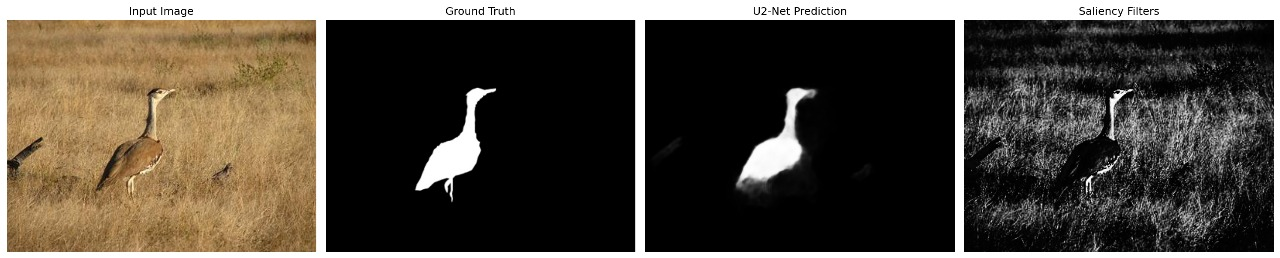
#> input picture images/Image_2.jpg, 1280 x 258 px; its folder holds only this picture in this run
$ python -i saliency_filters.py   (imports and definitions only)
#> lines starting #> are read from the running program, lines starting #| are printed output that depends on the picture; after the words box and inside, x2 and y2 are one past the last pixel; in counts of white or black regions, pixels touching at a corner belong together
import numpy as np
import cv2
from scipy.ndimage import gaussian_filter
from skimage.segmentation import slic
from skimage.color import rgb2lab, lab2rgb
from sklearn.metrics import precision_recall_curve, auc
import matplotlib.pyplot as plt


class SaliencyFilters:
    """
    Saliency Filters implementation based on Perazzi et al. 2012
    """

    def __init__(self, num_segments=200, sigma_p=0.25, sigma_c=20, k=6,
                 alpha=1/30, beta=1/30):
        """
        Initialize Saliency Filters

        Args:
            num_segments : Number of superpixels for image abstraction
            sigma_p : Spatial parameter for uniqueness (controls local vs global)
            sigma_c : Color parameter for distribution
            k : Scaling factor for exponential in saliency combination
            alpha : Color sensitivity for upsampling
            beta : Position sensitivity for upsampling
        """
        self.num_segments = num_segments
        self.sigma_p = sigma_p
        self.sigma_c = sigma_c
        self.k = k
        self.alpha = alpha
        self.beta = beta

    def compute_saliency(self, image):
        """
        Compute saliency map for input image

        Args:
            image : Input RGB image (numpy ndarray) (H x W x 3)
        Returns:
            saliency_map : Per-pixel saliency map (numpy ndarray) (H x W)
        """
        # Step 1: Image Abstraction
        segments, segment_colors, segment_positions = self.abstract_image(image)

        # Step 2: Element Uniqueness
        uniqueness = self.compute_uniqueness(segment_colors, segment_positions)

        # Step 3: Element Distribution
        distribution = self.compute_distribution(segment_colors, segment_positions)

        # Step 4: Combine to get element saliency
        element_saliency = self.combine_saliency(uniqueness, distribution)

        # Step 5: Saliency assignment (upsampling to pixel level)
        saliency_map = self.assign_saliency(image, segments, element_saliency,
                                             segment_colors, segment_positions)

        return saliency_map

    def abstract_image(self, image):
        """
        Abstract image into superpixels using SLIC

        Returns:
        segments : (numpy array) Segment labels for each pixel
        segment_colors : (numpy array) Mean LAB color for each segment
        segment_positions : (numpy array) Mean position for each segment
        """
        # Convert to LAB color space
        lab_image = rgb2lab(image)

        # Apply SLIC superpixel segmentation
        segments = slic(image, n_segments=self.num_segments, compactness=10,
                       sigma=1, start_label=0)

        # Compute segment properties
        num_segments = segments.max() + 1
        segment_colors = np.zeros((num_segments, 3))
        segment_positions = np.zeros((num_segments, 2))

        h, w = segments.shape
        y_coords, x_coords = np.mgrid[0:h, 0:w]

        for i in range(num_segments):
            mask = segments == i
            segment_colors[i] = lab_image[mask].mean(axis=0)
            segment_positions[i] = [x_coords[mask].mean(), y_coords[mask].mean()]

        return segments, segment_colors, segment_positions

    def compute_uniqueness(self, colors, positions):
        """
        Compute element uniqueness using Gaussian filtering

        Args:
        colors : (numpy array) (N x 3) LAB colors of segments
        positions : (numpy array) (N x 2) XY positions of segments

        Returns:
        uniqueness : (numpy array) (N,) Uniqueness score for each segment
        """
        N = len(colors)
        uniqueness = np.zeros(N)

        # Normalize positions to [0, 1] range
        pos_normalized = positions.copy()
        pos_normalized[:, 0] /= positions[:, 0].max()
        pos_normalized[:, 1] /= positions[:, 1].max()

        for i in range(N):
            # Compute spatial weights
            spatial_dist = np.sum((pos_normalized - pos_normalized[i])**2, axis=1)
            w_p = np.exp(-spatial_dist / (2 * self.sigma_p**2))

            # Compute color distances
            color_dist = np.sum((colors - colors[i])**2, axis=1)

            # Weighted uniqueness
            Z_i = w_p.sum()
            uniqueness[i] = (color_dist * w_p).sum() / Z_i

        # Normalize to [0, 1]
        uniqueness = (uniqueness - uniqueness.min()) / (uniqueness.max() - uniqueness.min() + 1e-8)

        return uniqueness

    def compute_distribution(self, colors, positions):
        """
        Compute spatial distribution of elements

        Args:
            colors : (numpy array) (N x 3) LAB colors of segments
            positions : (numpy array) (N x 2) XY positions of segments
        Returns:
            distribution : (numpy array) (N,) Distribution score for each segment
        """
        N = len(colors)
        distribution = np.zeros(N)

        # Normalize positions
        pos_normalized = positions.copy()
        pos_normalized[:, 0] /= positions[:, 0].max()
        pos_normalized[:, 1] /= positions[:, 1].max()

        for i in range(N):
            # Compute color similarity weights
            color_dist = np.sum((colors - colors[i])**2, axis=1)
            w_c = np.exp(-color_dist / (2 * self.sigma_c**2))

            # Compute weighted mean position
            Z_i = w_c.sum()
            mu_i = (pos_normalized.T @ w_c) / Z_i

            # Compute spatial variance
            pos_diff = pos_normalized - mu_i
            spatial_var = np.sum(pos_diff**2, axis=1)
            distribution[i] = (spatial_var * w_c).sum() / Z_i

        # Normalize to [0, 1]
        distribution = (distribution - distribution.min()) / (distribution.max() - distribution.min() + 1e-8)

        return distribution

    def combine_saliency(self, uniqueness, distribution):
        """
        Combine uniqueness and distribution to compute element saliency

        Args:
            uniqueness : (numpy array) (N,) Uniqueness scores
            distribution : (numpy array) (N,) Distribution scores
        Returns:
            saliency : (numpy array) (N,) Combined saliency scores
        """
        # S_i = U_i * exp(-k * D_i)
        saliency = uniqueness * np.exp(-self.k * distribution)

        # Normalize to [0, 1]
        saliency = (saliency - saliency.min()) / (saliency.max() - saliency.min() + 1e-8)

        return saliency

    def assign_saliency(self, image, segments, element_saliency,
                        segment_colors, segment_positions):
        """
        Assign saliency to pixels using Gaussian filtering in RGBXY space

        Args:
            image : (numpy array) (H x W x 3) Original RGB image
            segments : (numpy array) (H x W) Segment labels
            element_saliency : (numpy array) (N,) Saliency scores for each segment
            segment_colors : (numpy array) (N x 3) Segment colors in LAB
            segment_positions : (numpy array) (N x 2) Segment positions
        Returns:
            saliency_map : (numpy array) (H x W) Per-pixel saliency map
        """
        h, w = segments.shape
        saliency_map = np.zeros((h, w))

        # For each pixel, compute weighted average of nearby segment saliencies
        y_coords, x_coords = np.mgrid[0:h, 0:w]

        # Convert image to LAB for color comparison
        lab_image = rgb2lab(image)

        # Normalize coordinates
        x_norm = x_coords / w
        y_norm = y_coords / h

        # For efficiency, use a simple approach: assign based on nearby segments
        for i in range(len(element_saliency)):
            mask = segments == i

            # Get pixels in this segment
            y_pix, x_pix = np.where(mask)

            if len(y_pix) == 0:
                continue

            # For pixels in this segment, consider neighboring segments
            for yi, xi in zip(y_pix, x_pix):
                pixel_color = lab_image[yi, xi]
                pixel_pos = np.array([xi / w, yi / h])

                # Compute weights for all segments
                color_dist = np.sum((segment_colors - pixel_color)**2, axis=1)
                pos_dist_x = (segment_positions[:, 0] / w - pixel_pos[0])**2
                pos_dist_y = (segment_positions[:, 1] / h - pixel_pos[1])**2
                pos_dist = pos_dist_x + pos_dist_y

                weights = np.exp(-self.alpha * color_dist - self.beta * pos_dist)
                weights /= weights.sum()

                saliency_map[yi, xi] = (weights @ element_saliency)

        # Normalize to [0, 1]
        saliency_map = (saliency_map - saliency_map.min()) / (saliency_map.max() - saliency_map.min() + 1e-8)

        return saliency_map


class SaliencyEvaluator:
    """
    Evaluate saliency detection performance
    """

    # [98 lines left out: functions adaptive_threshold, compute_metrics, compute_pr_curve, compute_mae, not called in this run]

>>> import cv2
>>> picture = cv2.cvtColor(cv2.imread('../images/Image_2.jpg'), cv2.COLOR_BGR2RGB)
>>> result = SaliencyFilters().compute_saliency(picture)
#> in abstract_image, `segments = slic(image, n_segments=self.num_segments, compactness=10, s..`:
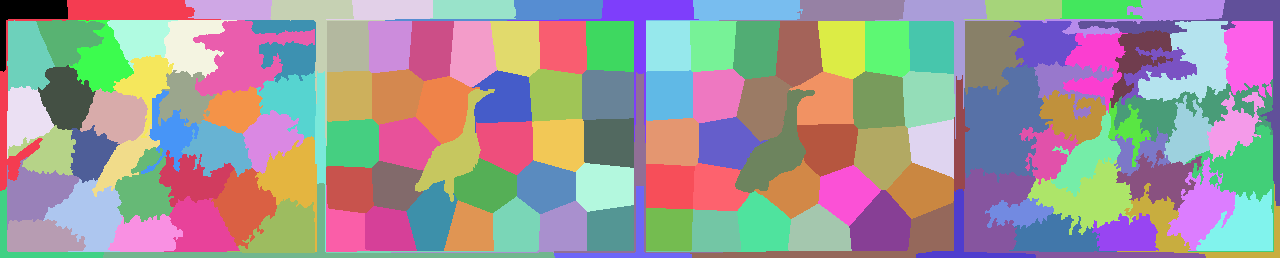
#> segments: shape (258, 1280) int64; 140 distinct labels, from 0 to 139; one colour per label, 0 black
#> in abstract_image, `num_segments = segments.max() + 1`: num_segments = 140
#> the loop in abstract_image, `for i in range(num_segments):` made 140 passes
#> pass 1, in abstract_image, `mask = segments == i`:
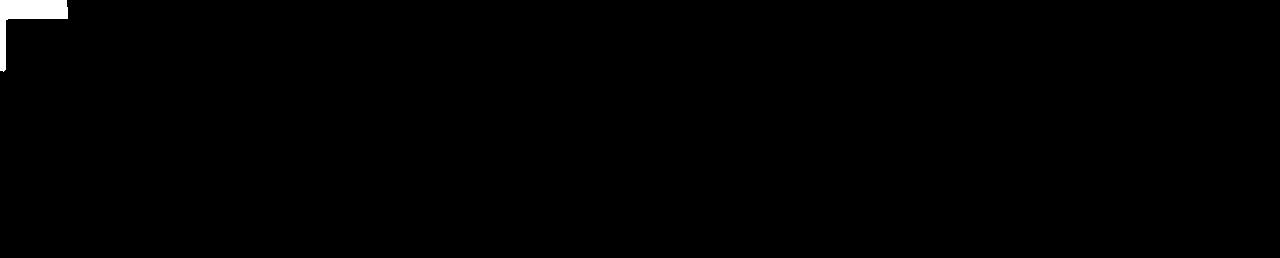
#> mask: shape (258, 1280) bool; 0.48% white; 1 white region, box (x1, y1, x2, y2) and area: (0, 0, 68, 72) 1599
#> pass 2, in abstract_image, `mask = segments == i`:
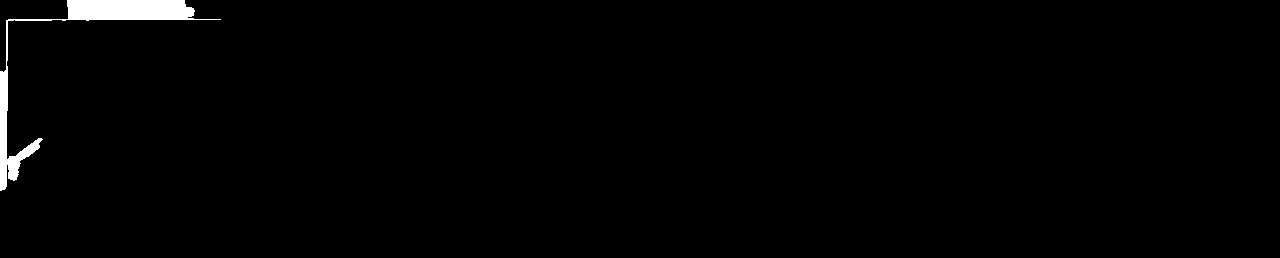
#> mask: shape (258, 1280) bool; 1.2% white; 1 white region, box (x1, y1, x2, y2) and area: (0, 0, 221, 191) 4059
#> pass 3, in abstract_image, `mask = segments == i`:
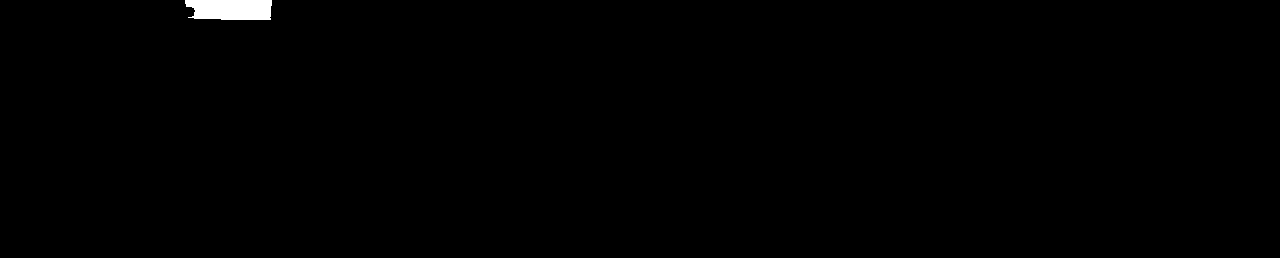
#> mask: shape (258, 1280) bool; 0.48% white; 1 white region, box (x1, y1, x2, y2) and area: (185, 0, 272, 20) 1586
#> after the loop in abstract_image, `for i in range(num_segments):`: segment_colors = 140 rows, first 8: [99.91, -0.144, 0.204], [85.49, 0.502, 3.2], [99.93, -0.0695, 0.25], [91.69, 0.0209, 0.696], [99.99, -0.00245, 0.00465], [90.36, -0.00224, 0.00425], [93.71, -0.0023, 0.00436], [86.59, -0.00213, 0.00404]; segment_positions = 140 pairs, first value 25.55 to 1249.5, second value 8.94 to 247.8
#> in compute_uniqueness, `N = len(colors)`: N = 140
#> in compute_uniqueness, `pos_normalized = positions.copy()`: pos_normalized has the same summary as segment_positions in abstract_image
#> the loop in compute_uniqueness, `for i in range(N):` made 140 passes
#> Z_i on passes 1 to 8: 17.32, 26.65, 22.92, 29.72, 26.53, 27.45, 28.37, 33.31
#> after the loop in compute_uniqueness, `for i in range(N):`: uniqueness = 140 values, max 7359.7 at index 118, min 639.8 at index 91, mean 2249.4
#> in compute_uniqueness, `uniqueness = (uniqueness - uniqueness.min()) / (uniqueness.max() - uni..`: uniqueness = 140 values, max 1 at index 118, min 0 at index 91, mean 0.24
#> in compute_distribution, `N = len(colors)`: N = 140
#> in compute_distribution, `pos_normalized = positions.copy()`: pos_normalized has the same summary as segment_positions in abstract_image
#> the loop in compute_distribution, `for i in range(N):` made 140 passes
#> (Z_i, mu_i) on passes 1 to 8: (21.73, [0.454, 0.352]), (26.18, [0.458, 0.372]), (21.72, [0.453, 0.353]), (24.83, [0.463, 0.357]), (21.67, [0.454, 0.352]), (25, [0.466, 0.358]), (24.18, [0.462, 0.354]), (25.48, [0.47, 0.364])
#> after the loop in compute_distribution, `for i in range(N):`: distribution = 140 values, max 0.212 at index 14, min 0.119 at index 23, mean 0.142
#> in compute_distribution, `distribution = (distribution - distribution.min()) / (distribution.max..`: distribution = 140 values, max 1 at index 14, min 0 at index 23, mean 0.24
#> in combine_saliency, `saliency = uniqueness * np.exp(-self.k * distribution)`: saliency = 140 values, max 0.377 at index 22, min 0 at index 91, mean 0.107
#> in combine_saliency, `saliency = (saliency - saliency.min()) / (saliency.max() - saliency.mi..`: saliency = 140 values, max 1 at index 22, min 0 at index 91, mean 0.282
#> in compute_saliency, `element_saliency = self.combine_saliency(uniqueness, distribution)`: element_saliency has the same summary as saliency in combine_saliency
#> the loop in assign_saliency, `for i in range(len(element_saliency)):` made 140 passes
#> after the loop in assign_saliency, `for i in range(len(element_saliency)):`:
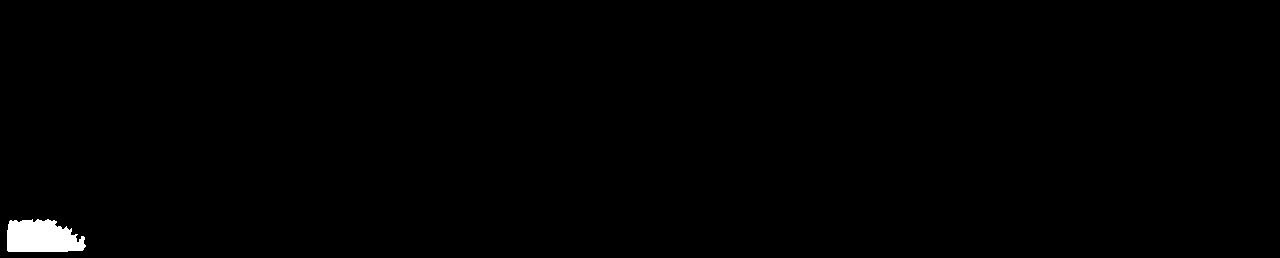
#> mask: shape (258, 1280) bool; 0.64% white; 1 white region, box (x1, y1, x2, y2) and area: (7, 219, 86, 252) 2098
#> after the loop in assign_saliency, `for i in range(len(element_saliency)):`:
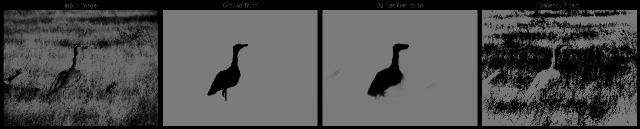
#> saliency_map: shape (258, 1280) float64 (shown at 1/2 size); min 0.00143, max 0.484, mean 0.314
#> in assign_saliency, `saliency_map = (saliency_map - saliency_map.min()) / (saliency_map.max..`:
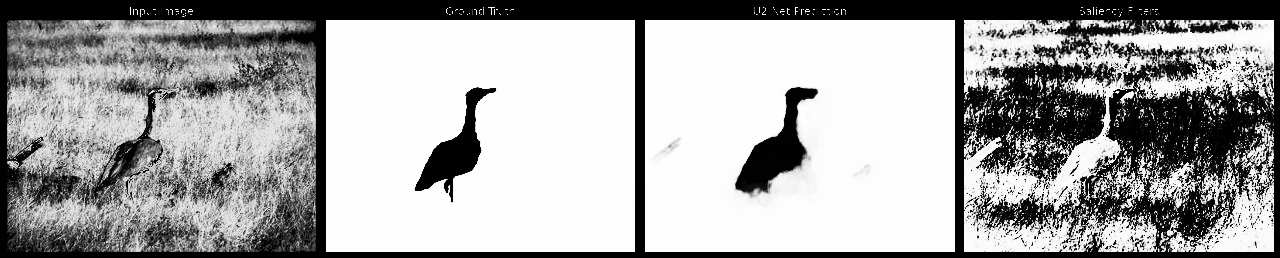
#> saliency_map: shape (258, 1280) float64; min 0, max 1, mean 0.647

$ run again, on images/Image_4.jpg
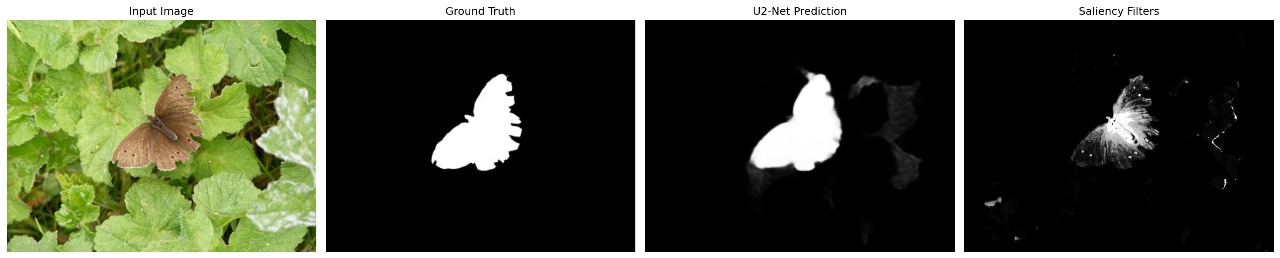
#> input picture images/Image_4.jpg, 1280 x 258 px
#> lab_image: shape (258, 1280, 3) float64; mean of channels 0, 1, 2 30.2, -4.6, 8.9
#> in abstract_image, `segments = slic(image, n_segments=self.num_segments, compactness=10, s..`:
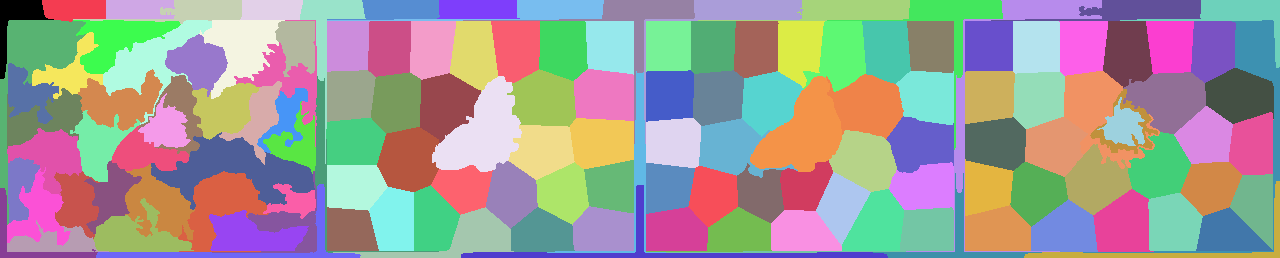
#> segments: shape (258, 1280) int64; 140 distinct labels, from 0 to 139; one colour per label, 0 black
#> num_segments = 140
#> after the loop in abstract_image, `for i in range(num_segments):`: segment_colors = 140 rows, first 8: [99.73, -0.691, 1.22], [99.72, -0.372, 0.603], [94.4, -0.0185, -0.0049], [93.48, -1.61, 2.72], [99.92, -0.253, 0.432], [94.35, -0.244, 0.337], [99.98, -0.00245, 0.00465], [89.87, -0.00223, 0.00422]; segment_positions = 140 pairs, first value 15.85 to 1255.7, second value 8.86 to 247.8
#> in compute_uniqueness, `N = len(colors)`: N = 140
#> in compute_uniqueness, `pos_normalized = positions.copy()`: pos_normalized has the same summary as segment_positions in abstract_image
#> the loop in compute_uniqueness, `for i in range(N):` made 140 passes
#> Z_i on passes 1 to 8: 19.03, 19.17, 21.42, 23.82, 25.47, 31.91, 27.66, 28.17
#> after the loop in compute_uniqueness, `for i in range(N):`: uniqueness = 140 values, max 8414.1 at index 116, min 968.3 at index 102, mean 2835.2
#> in compute_uniqueness, `uniqueness = (uniqueness - uniqueness.min()) / (uniqueness.max() - uni..`: uniqueness = 140 values, max 1 at index 116, min 0 at index 102, mean 0.251
#> in compute_distribution, `N = len(colors)`: N = 140
#> in compute_distribution, `pos_normalized = positions.copy()`: pos_normalized has the same summary as segment_positions in abstract_image
#> the loop in compute_distribution, `for i in range(N):` made 140 passes
#> (Z_i, mu_i) on passes 1 to 8: (24.93, [0.448, 0.358]), (24.89, [0.449, 0.358]), (26.36, [0.455, 0.353]), (26.69, [0.45, 0.357]), (24.79, [0.449, 0.358]), (26.43, [0.455, 0.354]), (24.71, [0.45, 0.357]), (26.48, [0.459, 0.352])
#> after the loop in compute_distribution, `for i in range(N):`: distribution = 140 values, max 0.232 at index 6, min 0.0754 at index 45, mean 0.138
#> in compute_distribution, `distribution = (distribution - distribution.min()) / (distribution.max..`: distribution = 140 values, max 1 at index 6, min 0 at index 45, mean 0.403
#> in combine_saliency, `saliency = uniqueness * np.exp(-self.k * distribution)`: saliency = 140 values, max 0.346 at index 68, min 0 at index 102, mean 0.0451
#> in combine_saliency, `saliency = (saliency - saliency.min()) / (saliency.max() - saliency.mi..`: saliency = 140 values, max 1 at index 68, min 0 at index 102, mean 0.13
#> element_saliency has the same summary as saliency in combine_saliency
#> the loop in assign_saliency, `for i in range(len(element_saliency)):` made 140 passes
#> in assign_saliency, `saliency_map = (saliency_map - saliency_map.min()) / (saliency_map.max..`:
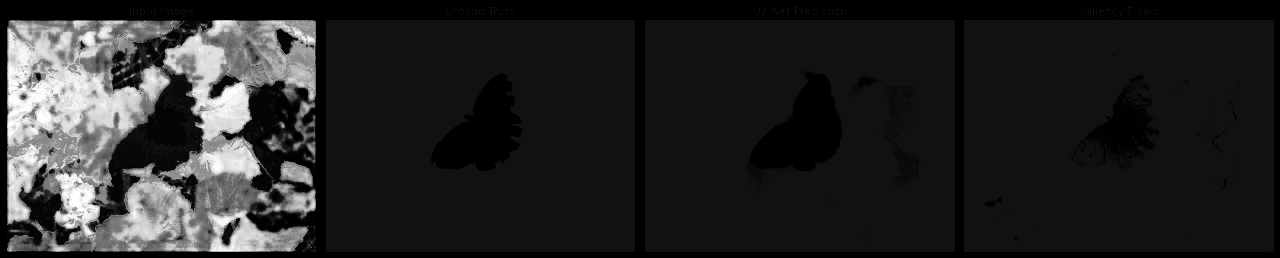
#> saliency_map: shape (258, 1280) float64; min 0, max 1, mean 0.15
